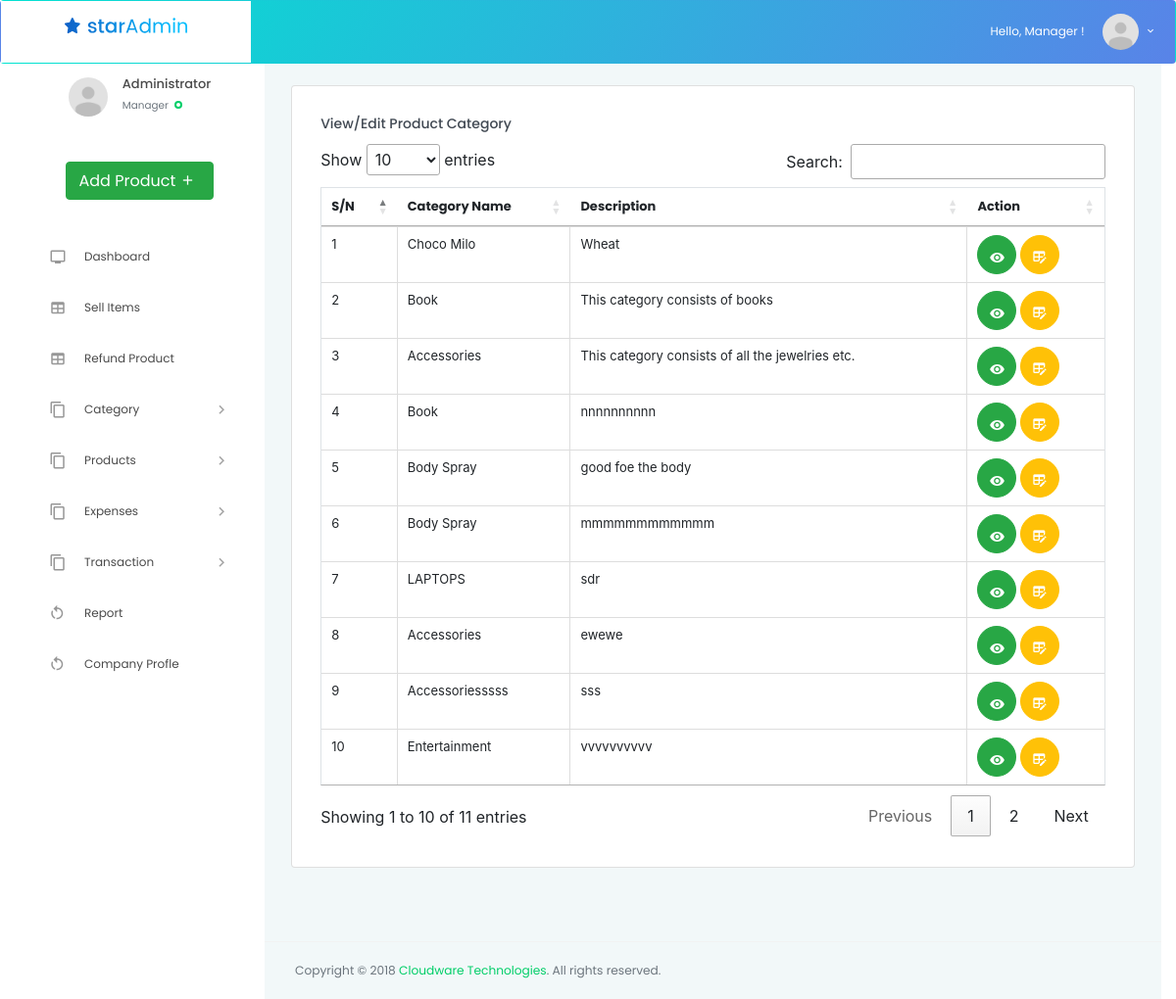
Screenshot of /view_edit_category.php (signed in) with the database file from the repository.
### tables this page shows
CREATE TABLE `category` (
  `id` int(4) NOT NULL,
  `category_name` varchar(100) NOT NULL,
  `description` varchar(100) NOT NULL
);

### view_edit_category.php (called while the page is built, shortened)
<?php
include ('view/header.php');
include ('action/view_edit_category.php');
include ('view/footer.php');
?>

### inc/functions.php (called while the page is built, shortened)
<?php
global $dbc;
function get_from_db($table)
{
    global $dbc;
    $sql = "SELECT * FROM " . $table;
    $result = mysqli_query($dbc, $sql);
    return $result;
}
?>

### action/view_edit_category.php (the view, shortened to what this page needs)
<div class="main-panel">
  <div class="content-wrapper">
    <div class="row">
      <div class="col-lg-12 grid-margin stretch-card">
        <div class="card">
          <div class="card-body">
            <h4 class="card-title">View/Edit Product Category </h4>
            <div class="table-responsive">
              <table id= "table" class="table table-bordered table-hover">
                <thead>
                  <tr>
                    <th>S/N</th>
                    <th>Category Name</th>
                    <th>Description</th>
                    <th>Action</th>
                  </tr>
                </thead>
                <tbody>
                  <?php
                  $count = 0;
                  $category = get_from_db('category');
                  while ($row = mysqli_fetch_array($category)):
                    $count++;
                    ?>
                    <tr>
                      <td><?php echo $count?></td>
                      <td><?php echo ucfirst($row['category_name']) ?></td>
                      <td><?php echo $row['description']?></td>
                      <td>
                        <button type="button" class="btn btn-icons btn-rounded btn-success" data-tooltip="View" data-toggle="modal" data-target="#viewModal<?php echo $count; ?>">
                          <i class="mdi mdi-eye"></i>
                        </button>
                        <button type="button" class="btn btn-icons btn-rounded btn-warning"  data-tooltip="Edit" data-toggle="modal" data-target="#editModal<?php echo $count; ?>">
                          <i class="mdi mdi-table-edit"></i>
                        </button>
                      </td>
                    </tr>
                  <?php
                  echo '
                  <div class="modal fade" id="deleteModal'.$count.'" tabindex="-1" role="dialog" aria-labelledby="exampleModalLabel" aria-hidden="true">
                  <div class="modal-dialog" role="document">
                  <div class="modal-content">
                  <div class="modal-header">
                  <h5 class="modal-title" id="exampleModalLabel">Delete Category.</h5>
                  <button type="button" class="close" data-dismiss="modal" aria-label="Close">
                  <span aria-hidden="true">&times;</span>
                  </button>
                  </div>
                  <div class="modal-body">
                  ';
                  echo '
                  <form class="form-sample" action="action/delete_category.php" method="post">
                      <div class="form-group row">
                          <div class="col-sm-6">';
                            echo '<input type="text" class="form-control" required value=" '.$row['id'].' " name="category_id" hidden/>
                          </div>
                      </div>
                      <div class="form-group row">
                          <div class="col-sm-6">';
                            echo '<input type="text" class="form-control" required value=" '.ucfirst($row['category_name']).' " name="category" hidden/>
                          </div>
                      </div>
                      <div class="form-group row">
                          <div class="col-sm-6"> ';
                          echo '<textarea class="form-control" rows="7" name="description" hidden>'.$row['description'].'</textarea>
                          </div>
                      </div>
                  </div>
                  <div class="modal-footer">
                  <button type="submit" class="btn btn-danger">Delete</button>
                  <button type="button" class="btn btn-secondary" data-dismiss="modal">Close</button>
                  </div>
                  </form>
                  </div>
                  </div>
                  </div>
                  </div>
                  ';
                  ?>
                 <?php endwhile; ?>
    <div class="row">
      <div class="col-lg-7 grid-margin stretch-card">
      </div>
    </div>

### view/header.php (style rules this page uses)
[data-tooltip] { position: relative; z-index: 2; cursor: pointer; }
[data-tooltip]:before, [data-tooltip]:after { visibility: hidden; -ms-filter: "progid:DXImageTransform.Microsoft.Alpha(Opacity=0)"; filter: progid: DXImageTransform.Microsoft.Alpha(Opacity=0); opacity: 0; pointer-events: none; }
[data-tooltip]:before { position: absolute; bottom: 150%; left: 50%; margin-bottom: 5px; margin-left: -80px; padding: 7px; width: 160px; -webkit-border-radius: 3px; -moz-border-radius: 3px; border-radius: 3px; background-color: #000; background-color: hsla(0, 0%, 20%, 0.9); color: #fff; content: attr(data-tooltip); text-align: center; font-size: 14px; line-height: 1.2; }
[data-tooltip]:after { position: absolute; bottom: 150%; left: 50%; margin-left: -5px; width: 0; border-top: 5px solid #000; border-top: 5px solid hsla(0, 0%, 20%, 0.9); border-right: 5px solid transparent; border-left: 5px solid transparent; content: " "; font-size: 0; line-height: 0; }

### rows the page displays
category: category_name "Choco Milo", description "Wheat"
category: category_name "Book", description "This category consists of books"
category: category_name "Accessories", description "This category consists of all the jewelries etc."
category: category_name "Book", description "nnnnnnnnnn"
category: category_name "Body Spray", description "good foe the body"
category: category_name "Body Spray", description "mmmmmmmmmmmm"
category: category_name "LAPTOPS", description "sdr"
category: category_name "Accessories", description "ewewe"
category: category_name "Accessoriesssss", description "sss"
category: category_name "Entertainment", description "vvvvvvvvvv"

### other values shown
$title "Manager"
